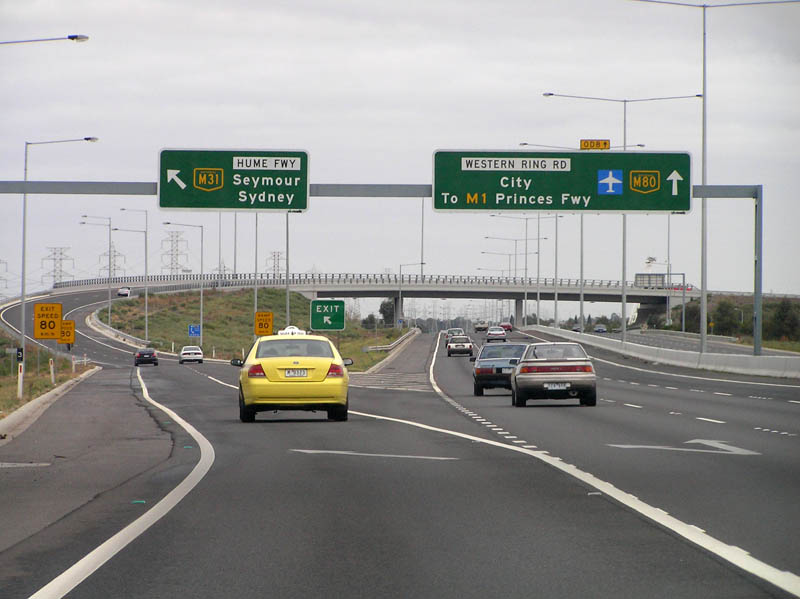
#> input picture road_2.jpg, 800 x 599 px
$ python road.py   (older library calls are emulated)
#> lines starting #> are read from the running program, lines starting #| are printed output that depends on the picture; after the words box and inside, x2 and y2 are one past the last pixel; in counts of white or black regions, pixels touching at a corner belong together
import cv2
import numpy as np

image = cv2.imread('road_2.jpg')
#> image is the input picture: shape (599, 800, 3); mean B, G, R 146.8, 149.6, 149.5
source = image.copy()
output = image.copy()
gray = cv2.cvtColor(image, cv2.COLOR_BGR2GRAY)
gray[:int(gray.shape[0] / 2.3), :] = 0
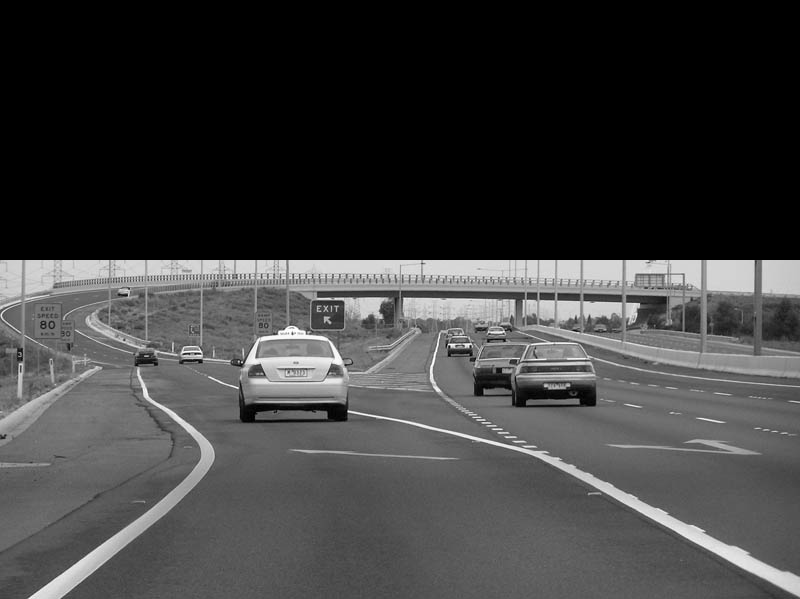
#> gray: shape (599, 800); min 0, max 255, mean 63
gray = cv2.GaussianBlur(gray, (3, 3), 1)
#cv2.imshow('thresh', gray)
#cv2.waitKey(0)

kernel = np.ones((3, 3), np.uint8)

_, thresh = cv2.threshold(gray, 160, 255, cv2.THRESH_BINARY)
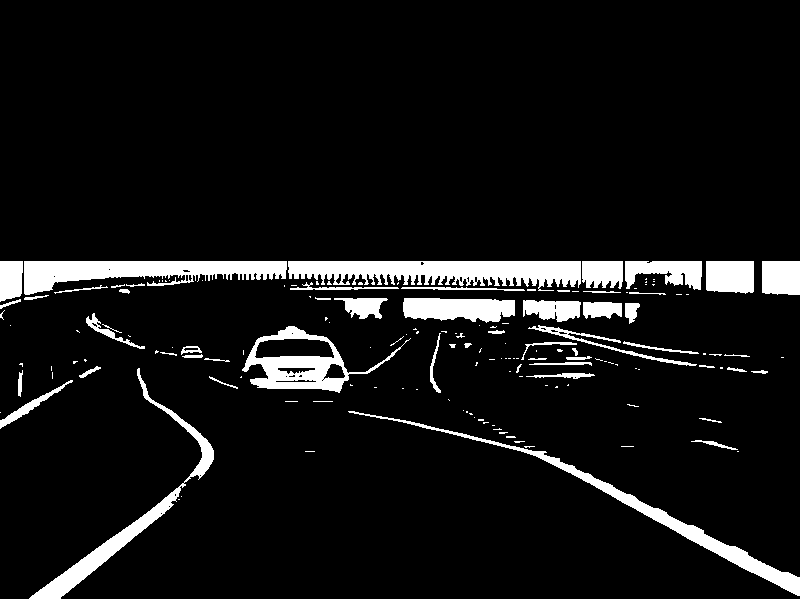
#> thresh: shape (599, 800); 7.8% white; 158 white regions (101 under 20 px), largest, box (x1, y1, x2, y2) and area: (288, 261, 581, 291) 5874, (24, 261, 287, 295) 4922, (348, 411, 800, 596) 3956

thresh = cv2.dilate(thresh, kernel, iterations=2)
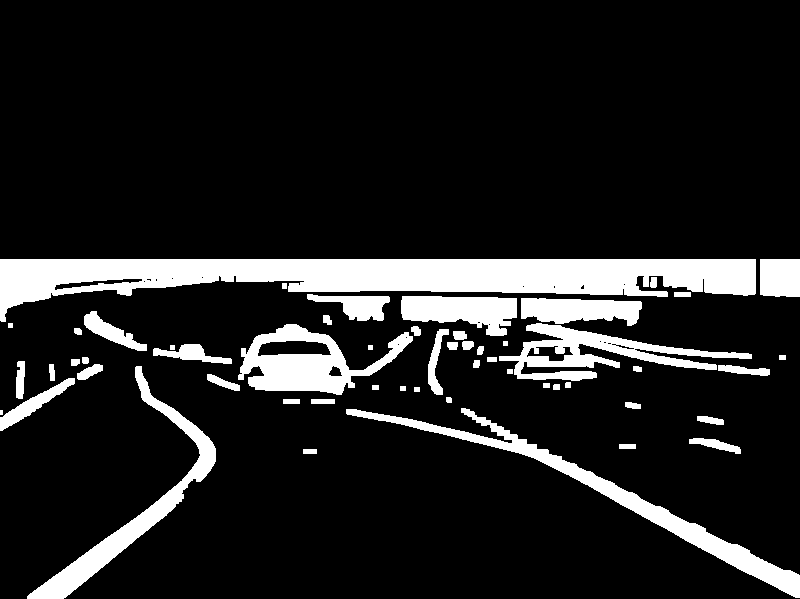
#> thresh: shape (599, 800); 13% white; 54 white regions (1 under 20 px)
#cv2.imshow('thresh', thresh)
#cv2.waitKey(0)

contours, hierarchy = cv2.findContours(thresh, cv2.RETR_CCOMP, cv2.CHAIN_APPROX_NONE)
#> contours = 76 contours, 22 with area under 20; largest, box (x1, y1, x2, y2) and area: (0, 259, 756, 322) 23478, (346, 408, 800, 598) 6490, (238, 324, 413, 395) 6182, (27, 366, 216, 599) 5124, (499, 323, 752, 381) 4849

new_contours = []

x_lane = []
y_lane = []
x_out = []
y_out = []
for contour in contours:
	rect = cv2.minAreaRect(contour)
	box = cv2.cv.BoxPoints(rect)
	box = np.int0(box)
	width = np.sqrt((box[0][0] - box[1][0]) ** 2 + (box[0][1] - box[1][1]) ** 2)
	height = np.sqrt((box[1][0] - box[2][0]) ** 2 + (box[1][1] - box[2][1]) ** 2)
	if width * height < 80000 and width * height > 300 and ~(width / height > 0.8
		and width / height < 1.2) and (abs(rect[2]) > 20 and abs(rect[2]) < 80):
		cv2.putText(output, str(rect[2]), (box[2][0], box[2][1]), cv2.FONT_HERSHEY_SIMPLEX, 0.5, (0, 0, 255), 1)
		new_contours.append(contour)
		for i in xrange(4):
			if i == 3:
				cv2.line(output, (box[i][0], box[i][1]), (box[0][0], box[0][1]), (0, 255, 0), 1)
			else:
				cv2.line(output, (box[i][0], box[i][1]), (box[i + 1][0], box[i + 1][1]), (0, 255, 0), 1)

		for i, point in enumerate(contour):

			if i == len(contour) - 1:
				cv2.line(image, tuple(contour[i][0]), tuple(contour[0][0]), (0, 255, 0), 2)
			else:
				cv2.line(image, tuple(contour[i][0]), tuple(contour[i + 1][0]), (0, 255, 0), 2)

		y = []
		x = []
		for i, point in enumerate(contour):
			y.append(point[0][1])
			x.append(point[0][0])
		x_lane.append(x)
		y_lane.append(y)
		i_max= np.argmax(y)
		x_out.append([value for i, value in enumerate(x) if y[i] == y[i_max]])
		y_out.append(y[i_max])
#> this loop made 76 passes
#> (rect, box, width, height, i_max) on passes 3, 6, 17, 21, 56: (((715, 443.8), (9.43, 52.81), -77.74), [[739, 454], [688, 442], [690, 433], [741, 444]], 52.39, 9.22, 55), (((581, 482.2), (50.76, 490.5), -67.78), [[798, 598], [344, 412], [363, 365], [817, 551]], 490.6, 50.7, 694), (((35.87, 402.2), (90.35, 14.19), -32.47), [[1, 432], [-6, 420], [70, 371], [77, 383]], 13.89, 90.43, 81), (((132.2, 504.7), (258.5, 112.5), -64.75), [[127, 645], [26, 597], [136, 363], [238, 411]], 111.8, 258.6, 282), (((114.3, 334.1), (19.31, 70.55), -57.43), [[138, 361], [79, 323], [89, 307], [149, 344]], 70.18, 18.87, 70)
#> (rect, box, width, height) on passes 1, 2, 4, 5, 7, 8: (((309.5, 451), (4, 13), -90), [[316, 453], [303, 453], [303, 449], [316, 449]], 13, 4), (((627, 446), (4, 16), -90), [[635, 448], [619, 448], [619, 444], [635, 444]], 16, 4), (((710, 419.8), (6.28, 27.06), -78.69), [[722, 425], [696, 420], [697, 414], [723, 419]], 26.48, 6.08), (((1, 412), (4, 2), -90), [[2, 414], [0, 414], [0, 410], [2, 410]], 2, 4), (((632.5, 405), (6, 15), -90), [[640, 408], [625, 408], [625, 402], [640, 402]], 15, 6), (((322.5, 401), (4, 23), -90), [[334, 403], [311, 403], [311, 399], [334, 399]], 23, 4)
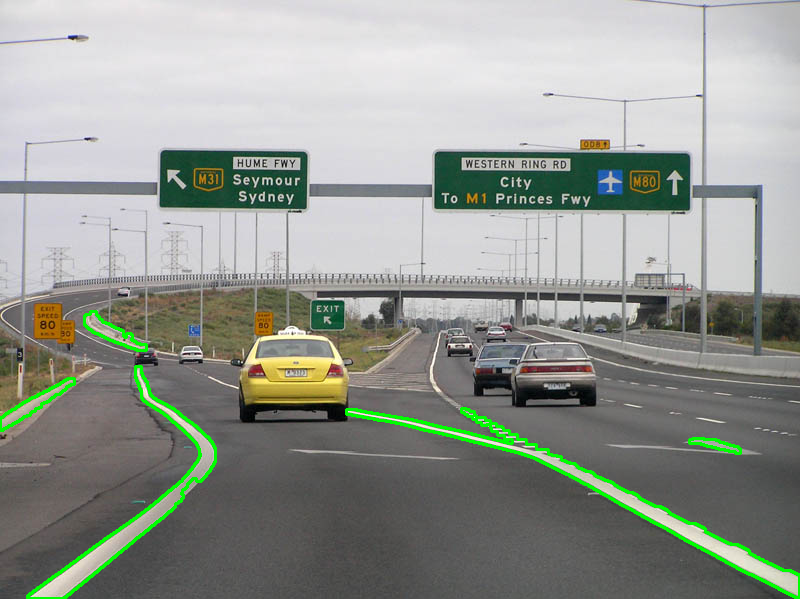
#> image: shape (599, 800, 3); 1.69% of pixels changed, all inside (x1, y1, x2, y2) = (0, 310, 800, 599)
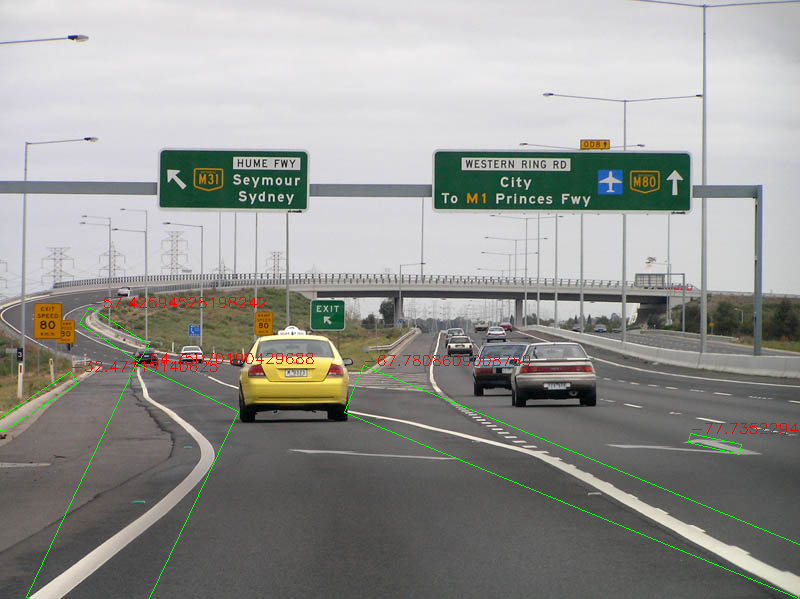
#> output: shape (599, 800, 3); 0.77% of pixels changed, all inside (x1, y1, x2, y2) = (0, 297, 800, 599)
#> after the loop, new_contours = 5 contours; box (x1, y1, x2, y2) and area: (346, 408, 800, 598) 6490, (27, 366, 216, 599) 5124, (0, 378, 75, 431) 888, (84, 311, 147, 351) 810, (689, 438, 741, 454) 319; x_lane = 5 items; x_out = 5 items; y_lane = 5 items; y_out = [453, 597, 430, 598, 350]

x_left = [value for i, value in enumerate(x_out) if all(temp < 400 for temp in x_out[i])]
#> x_left = 3 items
y_left = [value for i, value in enumerate(y_out) if all(temp < 400 for temp in x_out[i])]
#> y_left = [430, 598, 350]
i_left = [i for i, value in enumerate(x_out) if all(temp < 400 for temp in x_out[i])]
#> i_left = [2, 3, 4]
x_left = [value for i, value in enumerate(x_left) if y_left[i] == y_left[np.argmax(y_left)]]
#> x_left = 1 item
i_left = i_left[np.argmax(y_left)]
#> i_left = 3
y_left = y_left[np.argmax(y_left)]
#> y_left = 598

x_right = [value for i, value in enumerate(x_out) if all(temp >= 400 for temp in x_out[i])]
#> x_right = [[735, 736, 737, 738, 739, 740], [795, 796, 797, 798, 799]]
y_right = [value for i, value in enumerate(y_out) if all(temp >= 400 for temp in x_out[i])]
#> y_right = [453, 597]
i_right = [i for i, value in enumerate(x_out) if all(temp >= 400 for temp in x_out[i])]
#> i_right = [0, 1]
x_right = [value for i, value in enumerate(x_right) if y_right[i] == y_right[np.argmax(y_right)]]
#> x_right = [[795, 796, 797, 798, 799]]
i_right = i_right[np.argmax(y_right)]
#> i_right = 1
y_right = y_right[np.argmax(y_right)]
#> y_right = 597

x_lane_left = x_lane[i_left]
#> x_lane_left = 613 values, max 215 at index 497, min 27 at index 280, mean 139.6
y_lane_left = y_lane[i_left]
#> y_lane_left = 613 values, max 598 at index 282, min 366 at index 0, mean 491.2
x_lane_right = x_lane[i_right]
#> x_lane_right = 1098 values, max 799 at index 698, min 346 at index 241, mean 565.5
y_lane_right = y_lane[i_right]
#> y_lane_right = 1098 values, max 597 at index 694, min 408 at index 0, mean 476.3

#x_min_right = x_lane_right[np.argmin(x_lane_right)]
x_min_right = np.amin(x_lane_right)
#> x_min_right = 346
y_min_right = [value for i, value in enumerate(y_lane_right) if (x_lane_right[i] == x_min_right)][0]
#> y_min_right = 409

# [4 lines of commented-out code are left out]
ratio_right = (x_lane_right[np.argmin(x_lane_right) + 50] - x_min_right) / (y_lane_right[np.argmin(y_lane_right) + 50] - y_min_right)
#> ratio_right = 2.09

detected_object_boxes = np.loadtxt('road.txt')
for box in detected_object_boxes:
    x_left = [value for i, value in enumerate(x_lane_left) if y_lane_left[i] == int(box[3])]
    x_right = [value for i, value in enumerate(x_lane_right) if y_lane_right[i] == int(box[3])]
    if (len(x_left) == 0):
    	for i in range(1, y_min_left - int(box[3]) + 1):
    		y_new = y_min_left - i
    		x_new = int(i*ratio_right) + x_min_left
    		x_lane_left.append(x_new)
    		y_lane_left.append(y_new)
    	x_left = [value for i, value in enumerate(x_lane_left) if y_lane_left[i] == int(box[3])]
    if (len(x_right) == 0):
    	for i in range(1, y_min_right - int(box[3]) + 1):
    		y_new = y_min_right - i
    		x_new = int(i*ratio_right) + x_min_right
    		x_lane_right.append(x_new)
    		y_lane_right.append(y_new)
    	x_right = [value for i, value in enumerate(x_lane_right) if y_lane_right[i] == int(box[3])]
    x_left = np.amax(x_left)
    x_right = np.amin(x_right)
    if (x_left <= int(box[0]) and x_right >= int(box[0])) or ((x_left <= int(box[2]) and x_right >= int(box[2]))):
    	cv2.rectangle(image, (int(box[0]), int(box[1])), (int(box[2]), int(box[3])), (0, 0, 255), 2)
    	cv2.putText(image, 'CAR AHEAD!!!', (int(box[0]) - 20, int(box[1]) - 10), cv2.FONT_HERSHEY_SIMPLEX, 0.8,
					(10, 10, 255), 2)
    else:
    	cv2.rectangle(image, (int(box[0]), int(box[1])), (int(box[2]), int(box[3])), (0, 255, 0), 2)
    	cv2.putText(image, 'Car', (int(box[0]) + 5, int(box[1]) - 5), cv2.FONT_HERSHEY_SIMPLEX, 0.6,
					(0, 255, 255), 2)
#> this loop made 2 passes
#> (x_left, x_right) on passes 1 to 2: (177, 346), (160, 362)
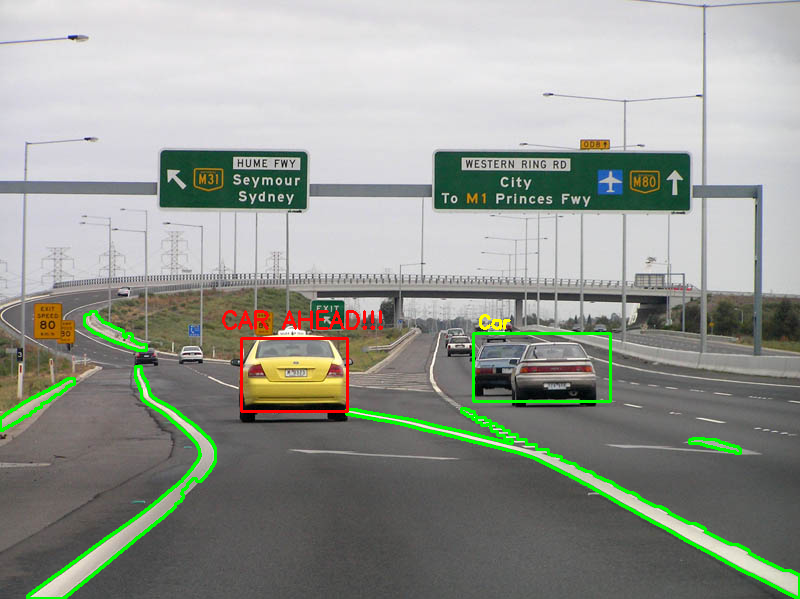
#> image: shape (599, 800, 3); 0.78% of pixels changed, all inside (x1, y1, x2, y2) = (222, 310, 612, 413)
#> after the loop, x_lane_right = 1106 values, max 799 at index 698, min 346 at index 241, mean 563.9; y_lane_right = 1106 values, max 597 at index 694, min 401 at index 1105, mean 475.8

thresh = np.zeros(thresh.shape)
cv2.drawContours(thresh, new_contours, -1, 255, 1)
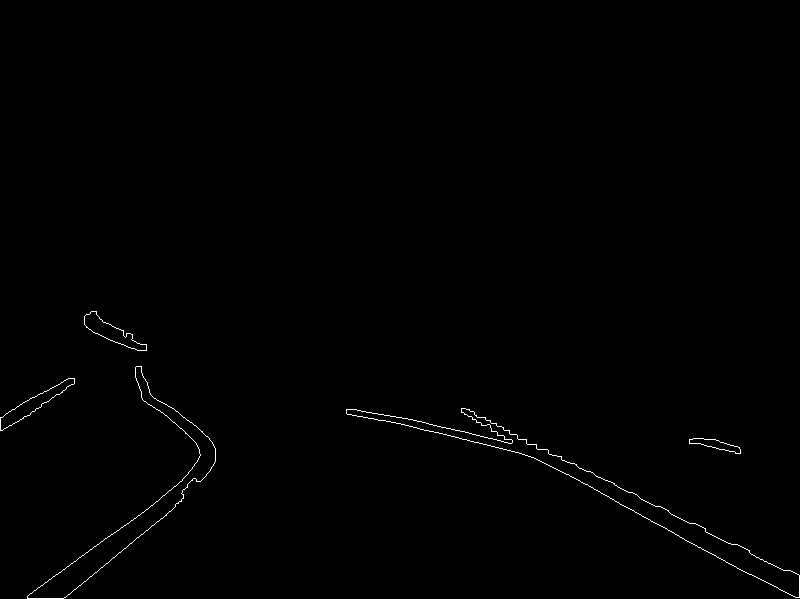
#> thresh: shape (599, 800) float64; 0.45% white in thin lines or dots, all inside (x1, y1, x2, y2) = (0, 311, 800, 599)
cv2.imshow('thresh', thresh)
cv2.imshow('result', image)
cv2.imshow('source', source)
cv2.waitKey(0)
